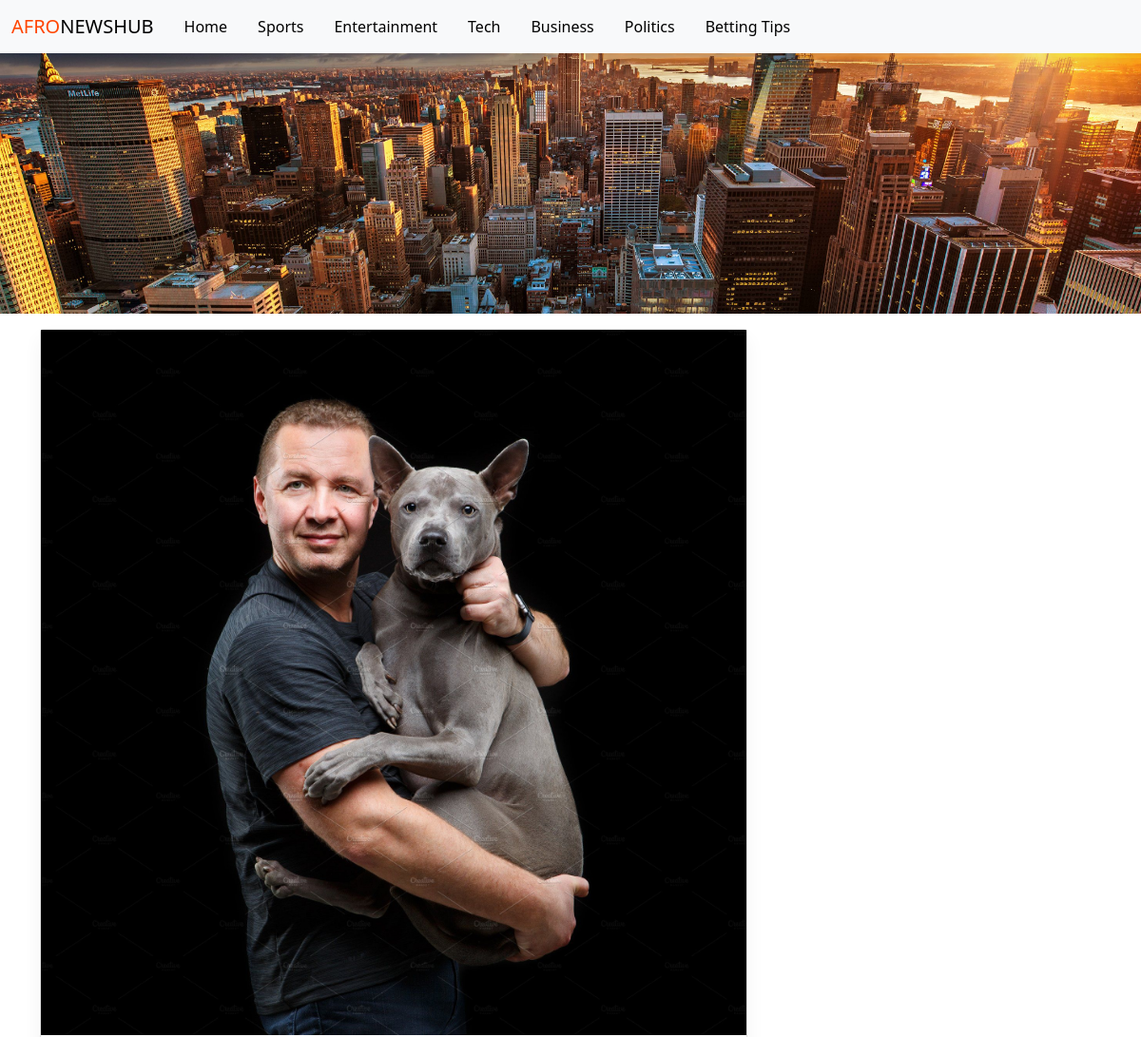
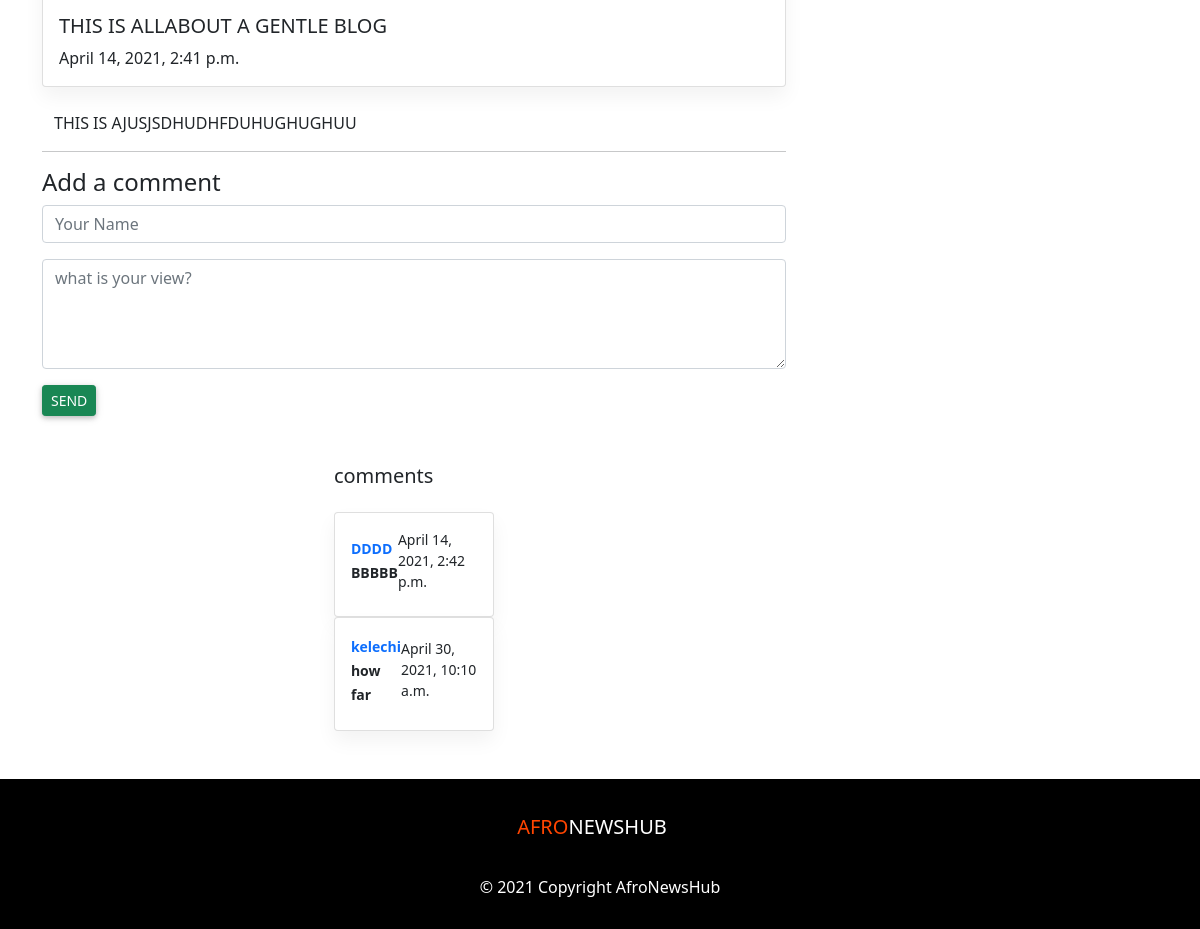
/GENTLE/, run on the app's committed database (2 pictures, top to bottom).
### core/models.py (models this page shows, shortened)
class Post(models.Model):
    category = models.CharField(max_length=200)
    slug = models.SlugField()
    image = models.ImageField(blank=True, default='default.jpg', upload_to = 'media/')
    date_added = models.DateTimeField(auto_now_add=True)
    intro = models.TextField()
    body = models.TextField()
    class Meta:
        ordering = ['-date_added']

class Comment(models.Model):
    post = models.ForeignKey(Post, related_name='comments', on_delete=models.CASCADE)
    name = models.TextField(max_length=200)
    body = models.TextField()
    date_added = models.DateTimeField(auto_now_add=True)
    class Meta:
        ordering = ['date_added']

### core/views.py (the view)
# urls.py: path('<slug:slug>/', views.post_detail, name = 'post'),
def post_detail(request, slug):
    post = Post.objects.get(slug=slug)
    if request.method == 'POST':
        form = CommentForm(request.POST)
        if form.is_valid():
            comment = form.save(commit=False)
            comment.post = post
            comment.save()
            return redirect('post', slug=post.slug)
    else:
        form = CommentForm()
    return render(request, 'main/post.html', {'post': post,'form': form})

### core/forms.py
class CommentForm(forms.ModelForm):
    class Meta:
        model = Comment
        fields = ['name', 'body']

### templates/main/post.html (shortened to what this page needs)
{% extends 'main/base.html' %}
{% load static %}
{% block content %}
<main class="container d-flex justify-content-between flex-wrap mt-3">
    <div class="col-md-8 col-12">
        <div class="card col-md-12">
            <img src="{{post.image.url}}" alt="{{post.category}}" class="img-fluid" style="height: 100%; width: 100%;">
            <div class="card-body">
                <h5 class="card-title">{{post.intro}}</h5>
                <p class="card-text">{{post.date_added}}</span></p>
            </div>
        </div>
        <div class="container mt-4">
            <p class="d-block text-left">
                {{post.body}}
            </p>
        </div>
        <hr>
        <div class="comment-box ml-2">
            <h4>Add a comment</h4>
            <div class="comment-area">
                <form action="" method="post">
                    <input class="form-control mb-3" type="text" name="name" placeholder="Your Name">
                    <textarea class="form-control mb-3" name="body" placeholder="what is your view?" rows="4"></textarea>
                    <button type="submit" class="btn btn-success send btn-sm">Send </button>
                </form>
            </div>
        </div>
        <div class="container mt-5 d-flex justify-content-center">
            <div class="row d-flex justify-content-center">
                <div class="col-md-8">
                    <div class="headings d-flex justify-content-between align-items-center mb-3 text-center">
                        <h5>comments</h5>
                    </div>
                    {% for comment in post.comments.all %}
                    <div class="card p-3">
                        <div class="d-flex justify-content-between align-items-center">
                            <div class="user d-flex flex-row align-items-center">
                                <span><small class="font-weight-bold text-primary">{{comment.name}}</small><br> <small
                                        class="font-weight-bold">{{comment.body}}</small></span> </div>
                            <small>{{comment.date_added}}</small>
                        </div>
                    </div>
                    {% empty %}
                    <div class="notification">
                        <p>No comments Yet!</p>
                    </div>
                    {% endfor %}
                </div>
            </div>
        </div>
    </div>
    <div class="col-md-3"></div>
</main>
{% endblock %}

### data on the page
Post: image (picture), intro "THIS IS ALLABOUT A GENTLE BLOG", date_added "April 14, 2021, 2:41 p.m.", body "THIS IS AJUSJSDHUDHFDUHUGHUGHUU"
Comment: name "DDDD", body "BBBBB", date_added "April 14, 2021, 2:42 p.m."
Comment: name "kelechi", body "how far", date_added "April 30, 2021, 10:10 a.m."
